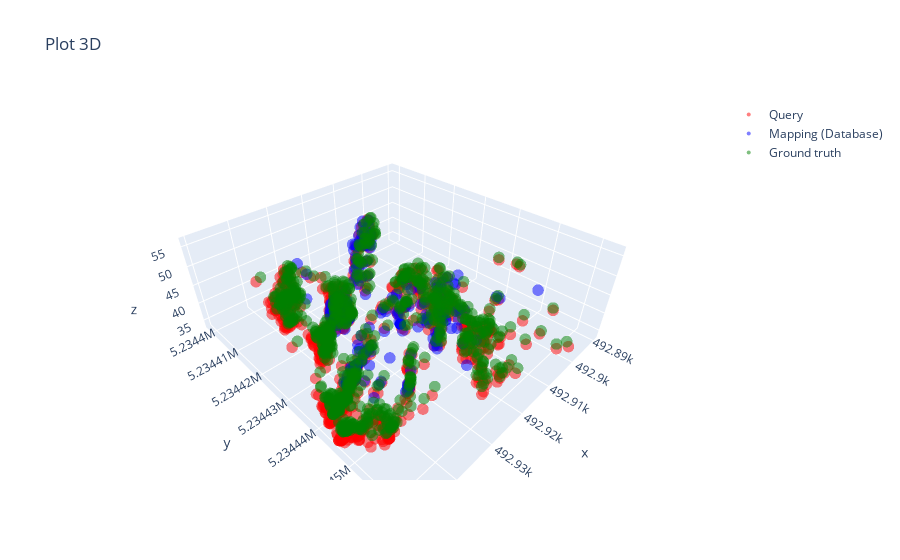

Notebook code for this chart:
### Code cell
def visualize_absolute_keypoint_poses(relative_query_points, relative_db_points, estimated_pose, gt_pose, db_pose):
    q_x = np.squeeze(relative_query_points[0, :])
    q_y = np.squeeze(relative_query_points[1, :])
    q_z = np.squeeze(relative_query_points[2, :])

    db_x = np.squeeze(relative_db_points[0, :])
    db_y = np.squeeze(relative_db_points[1, :])
    db_z = np.squeeze(relative_db_points[2, :])
    
    size = relative_query_points.shape[1]
    abs_points_q = np.append(relative_query_points, np.ones((1,size)), axis = 0)
    abs_points_q = np.matmul(estimated_pose, abs_points_q)
    abs_q_x, abs_q_y, abs_q_z = abs_points_q[:3,:]
    
    size = relative_db_points.shape[1]
    abs_points_db = np.append(relative_db_points, np.ones((1,size)), axis = 0)
    abs_points_db = np.matmul(db_pose, abs_points_db)
    abs_db_x, abs_db_y, abs_db_z = abs_points_db[:3,:]
    
    size = relative_query_points.shape[1]
    abs_points_gt = np.append(relative_query_points, np.ones((1,size)), axis = 0)
    abs_points_gt = np.matmul(gt_pose, abs_points_gt)
    abs_gt_x, abs_gt_y, abs_gt_z = abs_points_gt[:3,:]
    
    fig = go.Figure(data=[go.Scatter3d(x=abs_q_x, y=abs_q_y, z=abs_q_z,
                                       mode='markers', name = 'Query',
                                       marker=dict(size=4, color='red',
                                                   colorscale='Viridis', opacity=0.5)),
                          go.Scatter3d(x=abs_db_x, y=abs_db_y, z=abs_db_z,
                                       mode='markers', name = 'Mapping (Database)',
                                       marker=dict(size=4, color='blue',
                                                   colorscale='Viridis', opacity=0.5)),
                          go.Scatter3d(x=abs_gt_x, y=abs_gt_y, z=abs_gt_z,
                                       mode='markers', name = 'Ground truth',
                                       marker=dict(size=4, color='green',
                                                   colorscale='Viridis', opacity=0.5)),
                         ])
    fig.update_layout(title="Plot 3D")
    fig.show()


visualize_absolute_keypoint_poses(query_keypoints[IDX], db_keypoints[IDX],
                                  estimated_poses[IDX], gt_poses[IDX], db_poses[IDX])

### Figure 1 — Plotly figure (JSON) as saved in the notebook; plotly's stock layout.template omitted (floating-point values rounded to 4 significant figures; data arrays with more than 128 entries replaced by an {"elided": "..."} marker saying what was removed)
{"data": [{"marker": {"color": "red", "colorscale": [[0, "#440154"], [0.1111, "#482878"], [0.2222, "#3e4989"], [0.3333, "#31688e"], [0.4444, "#26828e"], [0.5556, "#1f9e89"], [0.6667, "#35b779"], [0.7778, "#6ece58"], [0.8889, "#b5de2b"], [1, "#fde725"]], "opacity": 0.5, "size": 4}, "mode": "markers", "name": "Query", "type": "scatter3d", "x": {"elided": "785 float values"}, "y": {"elided": "785 float values"}, "z": {"elided": "785 float values"}}, {"marker": {"color": "blue", "colorscale": [[0, "#440154"], [0.1111, "#482878"], [0.2222, "#3e4989"], [0.3333, "#31688e"], [0.4444, "#26828e"], [0.5556, "#1f9e89"], [0.6667, "#35b779"], [0.7778, "#6ece58"], [0.8889, "#b5de2b"], [1, "#fde725"]], "opacity": 0.5, "size": 4}, "mode": "markers", "name": "Mapping (Database)", "type": "scatter3d", "x": {"elided": "785 float values"}, "y": {"elided": "785 float values"}, "z": {"elided": "785 float values"}}, {"marker": {"color": "green", "colorscale": [[0, "#440154"], [0.1111, "#482878"], [0.2222, "#3e4989"], [0.3333, "#31688e"], [0.4444, "#26828e"], [0.5556, "#1f9e89"], [0.6667, "#35b779"], [0.7778, "#6ece58"], [0.8889, "#b5de2b"], [1, "#fde725"]], "opacity": 0.5, "size": 4}, "mode": "markers", "name": "Ground truth", "type": "scatter3d", "x": {"elided": "785 float values"}, "y": {"elided": "785 float values"}, "z": {"elided": "785 float values"}}], "layout": {"title": {"text": "Plot 3D"}}}
